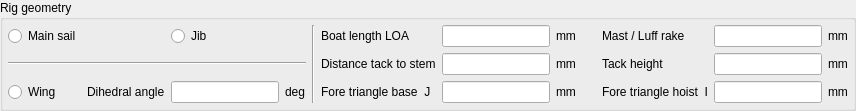
    <widget class="QGroupBox" name="GroupRig" >
     <property name="sizePolicy" >
      <sizepolicy>
       <hsizetype>5</hsizetype>
       <vsizetype>1</vsizetype>
       <horstretch>0</horstretch>
       <verstretch>0</verstretch>
      </sizepolicy>
     </property>
     <property name="title" >
      <string>Rig geometry</string>
     </property>
     <property name="alignment" >
      <set>Qt::AlignLeading</set>
     </property>
     <layout class="QGridLayout" >
      <property name="margin" >
       <number>5</number>
      </property>
      <property name="spacing" >
       <number>6</number>
      </property>
      <item row="2" column="3" >
       <widget class="QLabel" name="lbdeg_2_2" >
        <property name="text" >
         <string>deg</string>
        </property>
       </widget>
      </item>
      <item row="2" column="2" >
       <widget class="QLineEdit" name="txtDihedral" >
        <property name="minimumSize" >
         <size>
          <width>0</width>
          <height>0</height>
         </size>
        </property>
       </widget>
      </item>
      <item row="2" column="1" >
       <widget class="QLabel" name="lbl8" >
        <property name="text" >
         <string>Dihedral angle</string>
        </property>
       </widget>
      </item>
      <item row="2" column="0" >
       <widget class="QRadioButton" name="radioWing" >
        <property name="text" >
         <string>Wing</string>
        </property>
       </widget>
      </item>
      <item row="1" column="0" colspan="4" >
       <widget class="Line" name="line" >
        <property name="orientation" >
         <enum>Qt::Horizontal</enum>
        </property>
       </widget>
      </item>
      <item row="0" column="2" colspan="2" >
       <widget class="QRadioButton" name="radioJib" >
        <property name="text" >
         <string>Jib</string>
        </property>
       </widget>
      </item>
      <item row="2" column="11" >
       <widget class="QLabel" name="lbmm_3" >
        <property name="text" >
         <string>mm</string>
        </property>
       </widget>
      </item>
      <item row="2" column="10" >
       <widget class="QLineEdit" name="txtTriangHoist" >
        <property name="alignment" >
         <set>Qt::AlignHCenter</set>
        </property>
       </widget>
      </item>
      <item row="0" column="10" >
       <widget class="QLineEdit" name="txtRake" >
        <property name="minimumSize" >
         <size>
          <width>60</width>
          <height>0</height>
         </size>
        </property>
        <property name="alignment" >
         <set>Qt::AlignHCenter</set>
        </property>
       </widget>
      </item>
      <item row="0" column="11" >
       <widget class="QLabel" name="lbmm_16" >
        <property name="text" >
         <string>mm</string>
        </property>
       </widget>
      </item>
      <item row="2" column="6" >
       <widget class="QLineEdit" name="txtTriangBase" >
        <property name="minimumSize" >
         <size>
          <width>0</width>
          <height>0</height>
         </size>
        </property>
        <property name="alignment" >
         <set>Qt::AlignHCenter</set>
        </property>
       </widget>
      </item>
      <item row="0" column="8" >
       <spacer>
        <property name="orientation" >
         <enum>Qt::Horizontal</enum>
        </property>
        <property name="sizeType" >
         <enum>QSizePolicy::MinimumExpanding</enum>
        </property>
        <property name="sizeHint" >
         <size>
          <width>20</width>
          <height>20</height>
         </size>
        </property>
       </spacer>
      </item>
      <item row="1" column="11" >
       <widget class="QLabel" name="lbmm_4" >
        <property name="text" >
         <string>mm</string>
        </property>
       </widget>
      </item>
      <item row="1" column="10" >
       <widget class="QLineEdit" name="txtTackHeight" >
        <property name="alignment" >
         <set>Qt::AlignHCenter</set>
        </property>
       </widget>
      </item>
      <item row="1" column="6" >
       <widget class="QLineEdit" name="txtTackDist" >
        <property name="minimumSize" >
         <size>
          <width>0</width>
          <height>0</height>
         </size>
        </property>
        <property name="alignment" >
         <set>Qt::AlignHCenter</set>
        </property>
       </widget>
      </item>
      <item row="0" column="6" >
       <widget class="QLineEdit" name="txtLOA" >
        <property name="minimumSize" >
         <size>
          <width>60</width>
          <height>0</height>
         </size>
        </property>
        <property name="alignment" >
         <set>Qt::AlignHCenter</set>
        </property>
       </widget>
      </item>
      <item row="0" column="0" >
       <widget class="QRadioButton" name="radioMainSail" >
        <property name="text" >
         <string>Main sail</string>
        </property>
       </widget>
      </item>
      <item row="1" column="7" >
       <widget class="QLabel" name="lbmm" >
        <property name="text" >
         <string>mm</string>
        </property>
       </widget>
      </item>
      <item row="2" column="7" >
       <widget class="QLabel" name="lbmm_2" >
        <property name="text" >
         <string>mm</string>
        </property>
       </widget>
      </item>
      <item row="0" column="7" >
       <widget class="QLabel" name="lbmm_15" >
        <property name="text" >
         <string>mm</string>
        </property>
       </widget>
      </item>
      <item row="0" column="5" >
       <widget class="QLabel" name="lbl6" >
        <property name="sizePolicy" >
         <sizepolicy>
          <hsizetype>3</hsizetype>
          <vsizetype>5</vsizetype>
          <horstretch>0</horstretch>
          <verstretch>0</verstretch>
         </sizepolicy>
        </property>
        <property name="minimumSize" >
         <size>
          <width>0</width>
          <height>20</height>
         </size>
        </property>
        <property name="text" >
         <string>Boat length LOA</string>
        </property>
       </widget>
      </item>
      <item row="1" column="5" >
       <widget class="QLabel" name="lbl3" >
        <property name="sizePolicy" >
         <sizepolicy>
          <hsizetype>3</hsizetype>
          <vsizetype>5</vsizetype>
          <horstretch>0</horstretch>
          <verstretch>0</verstretch>
         </sizepolicy>
        </property>
        <property name="minimumSize" >
         <size>
          <width>0</width>
          <height>20</height>
         </size>
        </property>
        <property name="text" >
         <string>Distance tack to stem</string>
        </property>
       </widget>
      </item>
      <item row="2" column="5" >
       <widget class="QLabel" name="lbl4" >
        <property name="sizePolicy" >
         <sizepolicy>
          <hsizetype>3</hsizetype>
          <vsizetype>5</vsizetype>
          <horstretch>0</horstretch>
          <verstretch>0</verstretch>
         </sizepolicy>
        </property>
        <property name="minimumSize" >
         <size>
          <width>0</width>
          <height>20</height>
         </size>
        </property>
        <property name="text" >
         <string>Fore triangle base  J</string>
        </property>
       </widget>
      </item>
      <item row="0" column="9" >
       <widget class="QLabel" name="lbl1" >
        <property name="text" >
         <string>Mast / Luff rake</string>
        </property>
       </widget>
      </item>
      <item row="1" column="9" >
       <widget class="QLabel" name="lblTackHeight" >
        <property name="text" >
         <string>Tack height</string>
        </property>
       </widget>
      </item>
      <item row="2" column="9" >
       <widget class="QLabel" name="lbl5" >
        <property name="text" >
         <string>Fore triangle hoist  I</string>
        </property>
       </widget>
      </item>
      <item rowspan="3" row="0" column="4" >
       <widget class="Line" name="Line3" >
        <property name="frameShape" >
         <enum>QFrame::VLine</enum>
        </property>
        <property name="frameShadow" >
         <enum>QFrame::Sunken</enum>
        </property>
        <property name="orientation" >
         <enum>Qt::Vertical</enum>
        </property>
       </widget>
      </item>
     </layout>
    </widget>
